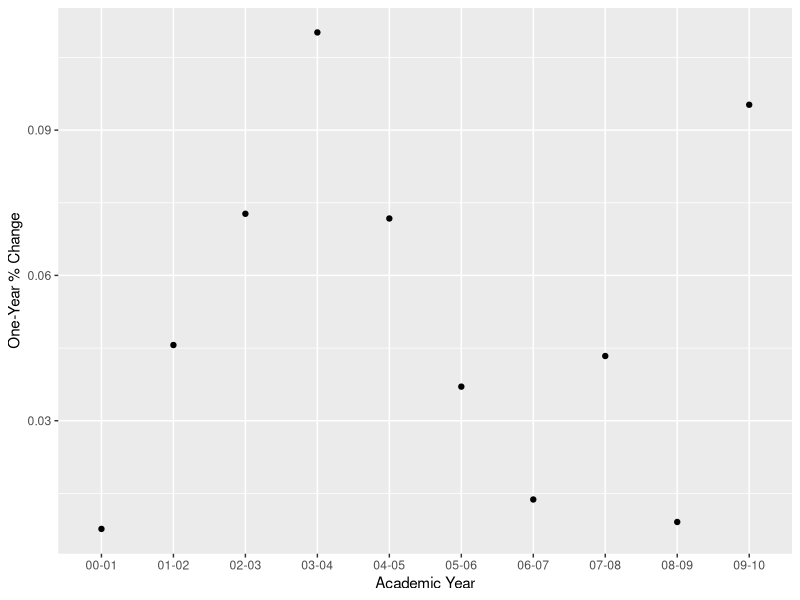
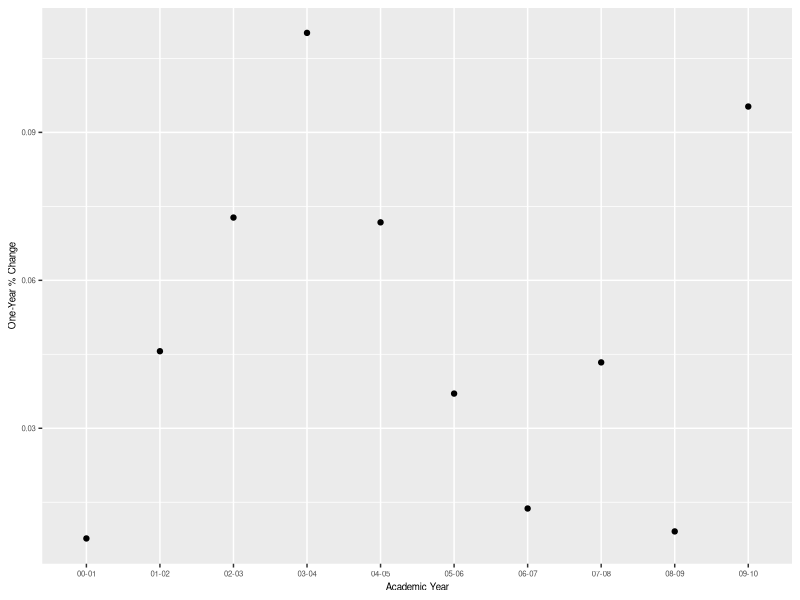

Recreate these plots in R, in order.
install.packages("readxl")
library("readxl")
my_data <- read_excel("Trends2.xlsx")
library(ggplot2)
my_data1 <- my_data[which(my_data$`Academic Year`>"71-72"),]
my_data1 <- my_data[which(my_data$`Academic Year`<"10-11"),]

plot <- ggplot(data = my_data1)+
  geom_point(aes(x = `Academic Year`, y= `One-Year % Change`))
plot
plot + theme (text=element_text(size = 7))




